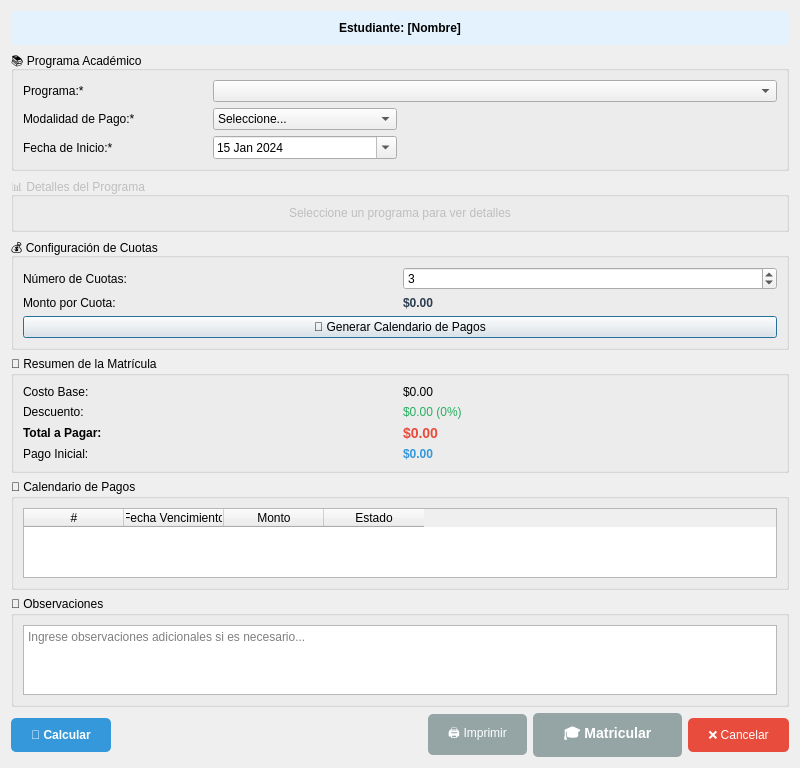
<?xml version="1.0" encoding="UTF-8"?>
<ui version="4.0">
 <class>MatricularEstudianteDialog</class>
 <widget class="QDialog" name="MatricularEstudianteDialog">
  <property name="geometry">
   <rect>
    <x>0</x>
    <y>0</y>
    <width>800</width>
    <height>650</height>
   </rect>
  </property>
  <property name="windowTitle">
   <string>🎓 Matricular Estudiante</string>
  </property>
  <layout class="QVBoxLayout" name="verticalLayout">
   <item>
    <widget class="QLabel" name="lblEstudiante">
     <property name="text">
      <string>Estudiante: [Nombre]</string>
     </property>
     <property name="alignment">
      <set>Qt::AlignCenter</set>
     </property>
     <property name="wordWrap">
      <bool>true</bool>
     </property>
     <property name="styleSheet">
      <string notr="true">font-weight: bold; background-color: #e3f2fd; padding: 10px; border-radius: 5px;</string>
     </property>
    </widget>
   </item>
   
   <!-- SECCIÓN 1: INFORMACIÓN DEL PROGRAMA -->
   <item>
    <widget class="QGroupBox" name="groupBoxPrograma">
     <property name="title">
      <string>📚 Programa Académico</string>
     </property>
     <layout class="QGridLayout" name="gridLayoutPrograma">
      <item row="0" column="0">
       <widget class="QLabel" name="lblPrograma">
        <property name="text">
         <string>Programa:*</string>
        </property>
       </widget>
      </item>
      <item row="0" column="1" colspan="3">
       <widget class="QComboBox" name="comboPrograma">
        <property name="placeholderText">
         <string>Seleccione un programa...</string>
        </property>
       </widget>
      </item>
      <item row="1" column="0">
       <widget class="QLabel" name="lblModalidad">
        <property name="text">
         <string>Modalidad de Pago:*</string>
        </property>
       </widget>
      </item>
      <item row="1" column="1">
       <widget class="QComboBox" name="comboModalidadPago">
        <item>
         <property name="text">
          <string>Seleccione...</string>
         </property>
        </item>
        <item>
         <property name="text">
          <string>Contado</string>
         </property>
        </item>
        <item>
         <property name="text">
          <string>Cuotas (2 meses)</string>
         </property>
        </item>
        <item>
         <property name="text">
          <string>Cuotas (3 meses)</string>
         </property>
        </item>
        <item>
         <property name="text">
          <string>Cuotas (4 meses)</string>
         </property>
        </item>
        <item>
         <property name="text">
          <string>Cuotas (6 meses)</string>
         </property>
        </item>
       </widget>
      </item>
      <item row="2" column="0">
       <widget class="QLabel" name="lblFechaInicio">
        <property name="text">
         <string>Fecha de Inicio:*</string>
        </property>
       </widget>
      </item>
      <item row="2" column="1">
       <widget class="QDateEdit" name="dateFechaInicio">
        <property name="calendarPopup">
         <bool>true</bool>
        </property>
        <property name="date">
         <date>
          <year>2024</year>
          <month>1</month>
          <day>15</day>
         </date>
        </property>
       </widget>
      </item>
     </layout>
    </widget>
   </item>
   
   <!-- SECCIÓN 2: DETALLES DEL PROGRAMA -->
   <item>
    <widget class="QGroupBox" name="groupBoxDetalles">
     <property name="title">
      <string>📊 Detalles del Programa</string>
     </property>
     <property name="enabled">
      <bool>false</bool>
     </property>
     <layout class="QVBoxLayout" name="verticalLayoutDetalles">
      <item>
       <widget class="QLabel" name="lblDetallesPrograma">
        <property name="text">
         <string>Seleccione un programa para ver detalles</string>
        </property>
        <property name="alignment">
         <set>Qt::AlignCenter</set>
        </property>
        <property name="wordWrap">
         <bool>true</bool>
        </property>
       </widget>
      </item>
     </layout>
    </widget>
   </item>
   
   <!-- SECCIÓN 3: CONFIGURACIÓN DE CUOTAS (Visible solo si se selecciona Cuotas) -->
   <item>
    <widget class="QGroupBox" name="groupBoxCuotas">
     <property name="title">
      <string>💰 Configuración de Cuotas</string>
     </property>
     <property name="visible">
      <bool>false</bool>
     </property>
     <layout class="QGridLayout" name="gridLayoutCuotas">
      <item row="0" column="0">
       <widget class="QLabel" name="lblNumCuotas">
        <property name="text">
         <string>Número de Cuotas:</string>
        </property>
       </widget>
      </item>
      <item row="0" column="1">
       <widget class="QSpinBox" name="spinNumCuotas">
        <property name="minimum">
         <number>2</number>
        </property>
        <property name="maximum">
         <number>12</number>
        </property>
        <property name="value">
         <number>3</number>
        </property>
       </widget>
      </item>
      <item row="1" column="0">
       <widget class="QLabel" name="lblMontoCuota">
        <property name="text">
         <string>Monto por Cuota:</string>
        </property>
       </widget>
      </item>
      <item row="1" column="1">
       <widget class="QLabel" name="lblMontoCuotaValor">
        <property name="text">
         <string>$0.00</string>
        </property>
        <property name="styleSheet">
         <string notr="true">font-weight: bold; color: #2c3e50;</string>
        </property>
       </widget>
      </item>
      <item row="2" column="0" colspan="2">
       <widget class="QPushButton" name="btnGenerarCalendario">
        <property name="text">
         <string>📅 Generar Calendario de Pagos</string>
        </property>
       </widget>
      </item>
     </layout>
    </widget>
   </item>
   
   <!-- SECCIÓN 4: RESUMEN FINAL -->
   <item>
    <widget class="QGroupBox" name="groupBoxResumen">
     <property name="title">
      <string>🧮 Resumen de la Matrícula</string>
     </property>
     <layout class="QGridLayout" name="gridLayoutResumen">
      <item row="0" column="0">
       <widget class="QLabel" name="lblCostoBase">
        <property name="text">
         <string>Costo Base:</string>
        </property>
       </widget>
      </item>
      <item row="0" column="1">
       <widget class="QLabel" name="lblCostoBaseValor">
        <property name="text">
         <string>$0.00</string>
        </property>
       </widget>
      </item>
      <item row="1" column="0">
       <widget class="QLabel" name="lblDescuento">
        <property name="text">
         <string>Descuento:</string>
        </property>
       </widget>
      </item>
      <item row="1" column="1">
       <widget class="QLabel" name="lblDescuentoValor">
        <property name="text">
         <string>$0.00 (0%)</string>
        </property>
        <property name="styleSheet">
         <string notr="true">color: #27ae60;</string>
        </property>
       </widget>
      </item>
      <item row="2" column="0">
       <widget class="QLabel" name="lblTotalPagar">
        <property name="text">
         <string>Total a Pagar:</string>
        </property>
        <property name="styleSheet">
         <string notr="true">font-weight: bold;</string>
        </property>
       </widget>
      </item>
      <item row="2" column="1">
       <widget class="QLabel" name="lblTotalPagarValor">
        <property name="text">
         <string>$0.00</string>
        </property>
        <property name="styleSheet">
         <string notr="true">font-weight: bold; color: #e74c3c; font-size: 14px;</string>
        </property>
       </widget>
      </item>
      <item row="3" column="0">
       <widget class="QLabel" name="lblPagoInicial">
        <property name="text">
         <string>Pago Inicial:</string>
        </property>
       </widget>
      </item>
      <item row="3" column="1">
       <widget class="QLabel" name="lblPagoInicialValor">
        <property name="text">
         <string>$0.00</string>
        </property>
        <property name="styleSheet">
         <string notr="true">font-weight: bold; color: #3498db;</string>
        </property>
       </widget>
      </item>
     </layout>
    </widget>
   </item>
   
   <!-- SECCIÓN 5: TABLA DE CUOTAS GENERADAS -->
   <item>
    <widget class="QGroupBox" name="groupBoxCalendario">
     <property name="title">
      <string>📅 Calendario de Pagos</string>
     </property>
     <property name="visible">
      <bool>false</bool>
     </property>
     <layout class="QVBoxLayout" name="verticalLayoutCalendario">
      <item>
       <widget class="QTableWidget" name="tableCuotas">
        <property name="rowCount">
         <number>0</number>
        </property>
        <property name="columnCount">
         <number>4</number>
        </property>
        <column>
         <property name="text">
          <string>#</string>
         </property>
        </column>
        <column>
         <property name="text">
          <string>Fecha Vencimiento</string>
         </property>
        </column>
        <column>
         <property name="text">
          <string>Monto</string>
         </property>
        </column>
        <column>
         <property name="text">
          <string>Estado</string>
         </property>
        </column>
       </widget>
      </item>
     </layout>
    </widget>
   </item>
   
   <!-- SECCIÓN 6: OBSERVACIONES -->
   <item>
    <widget class="QGroupBox" name="groupBoxObservaciones">
     <property name="title">
      <string>📝 Observaciones</string>
     </property>
     <layout class="QVBoxLayout" name="verticalLayoutObservaciones">
      <item>
       <widget class="QTextEdit" name="txtObservaciones">
        <property name="placeholderText">
         <string>Ingrese observaciones adicionales si es necesario...</string>
        </property>
        <property name="maximumHeight">
         <number>80</number>
        </property>
       </widget>
      </item>
     </layout>
    </widget>
   </item>
   
   <!-- SECCIÓN 7: BOTONES DE ACCIÓN -->
   <item>
    <layout class="QHBoxLayout" name="horizontalLayoutBotones">
     <item>
      <widget class="QPushButton" name="btnCalcular">
       <property name="text">
        <string>🧮 Calcular</string>
       </property>
       <property name="styleSheet">
        <string notr="true">QPushButton {
    background-color: #3498db;
    color: white;
    padding: 10px 20px;
    border-radius: 5px;
    font-weight: bold;
}
QPushButton:hover {
    background-color: #2980b9;
}</string>
       </property>
      </widget>
     </item>
     <item>
      <spacer name="horizontalSpacer">
       <property name="orientation">
        <enum>Qt::Horizontal</enum>
       </property>
       <property name="sizeHint" stdset="0">
        <size>
         <width>40</width>
         <height>20</height>
        </size>
       </property>
      </spacer>
     </item>
     <item>
      <widget class="QPushButton" name="btnImprimir">
       <property name="text">
        <string>🖨️ Imprimir</string>
       </property>
       <property name="enabled">
        <bool>false</bool>
       </property>
       <property name="styleSheet">
        <string notr="true">QPushButton {
    background-color: #95a5a6;
    color: white;
    padding: 10px 20px;
    border-radius: 5px;
}
QPushButton:hover {
    background-color: #7f8c8d;
}</string>
       </property>
      </widget>
     </item>
     <item>
      <widget class="QPushButton" name="btnMatricular">
       <property name="text">
        <string>🎓 Matricular</string>
       </property>
       <property name="enabled">
        <bool>false</bool>
       </property>
       <property name="styleSheet">
        <string notr="true">QPushButton {
    background-color: #27ae60;
    color: white;
    padding: 10px 30px;
    border-radius: 5px;
    font-weight: bold;
    font-size: 14px;
}
QPushButton:hover {
    background-color: #219653;
}
QPushButton:disabled {
    background-color: #95a5a6;
}</string>
       </property>
      </widget>
     </item>
     <item>
      <widget class="QPushButton" name="btnCancelar">
       <property name="text">
        <string>❌ Cancelar</string>
       </property>
       <property name="styleSheet">
        <string notr="true">QPushButton {
    background-color: #e74c3c;
    color: white;
    padding: 10px 20px;
    border-radius: 5px;
}
QPushButton:hover {
    background-color: #c0392b;
}</string>
       </property>
      </widget>
     </item>
    </layout>
   </item>
  </layout>
 </widget>
 <resources/>
 <connections/>
</ui>
